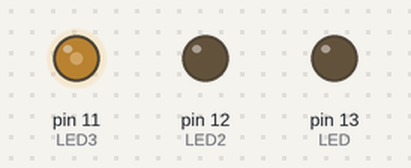
A sketch run on a simulated Arduino Uno, built with avr-gcc and run on an emulated ATmega328P. Shown: output pins drawn as LEDs (lit = HIGH). Random numbers use the default seed unless the sketch sets one.

Above: at 0.15 s.
At 7.51 s:
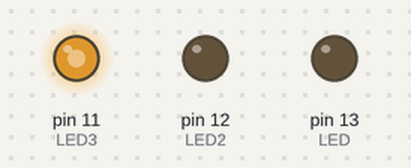
At 14.55 s:
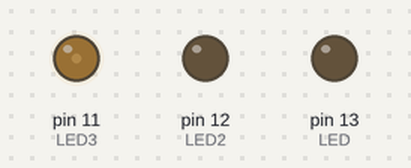
At 20.97 s:
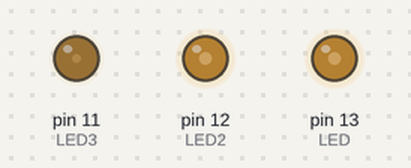
At 28.94 s:
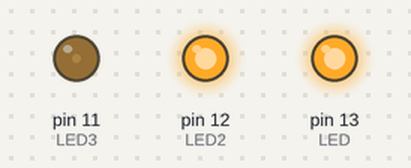
At 39.71 s:
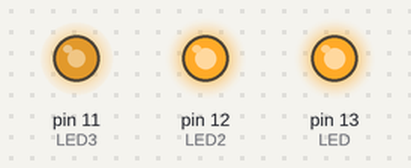
Timing chart, 0 to 40.0 s (numbered marks = the images above):
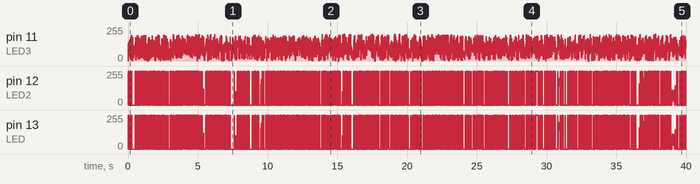

The sketch:

rgb_LED_extended.ino
```cpp
int LED=13;
int LED2=12;
int LED3=11;
int value=0;
int timer=0;
void setup() {
  // put your setup code here, to run once:
randomSeed(0);
pinMode(LED,OUTPUT);
pinMode(LED2,OUTPUT);
pinMode(LED3,OUTPUT);
}

void loop() {
  // put your main code here, to run repeatedly:
value = random(0,200);
analogWrite(LED,value);
analogWrite(LED2,value);
analogWrite(LED3,value);
timer = random (0,20);
delay (timer);
}
```
